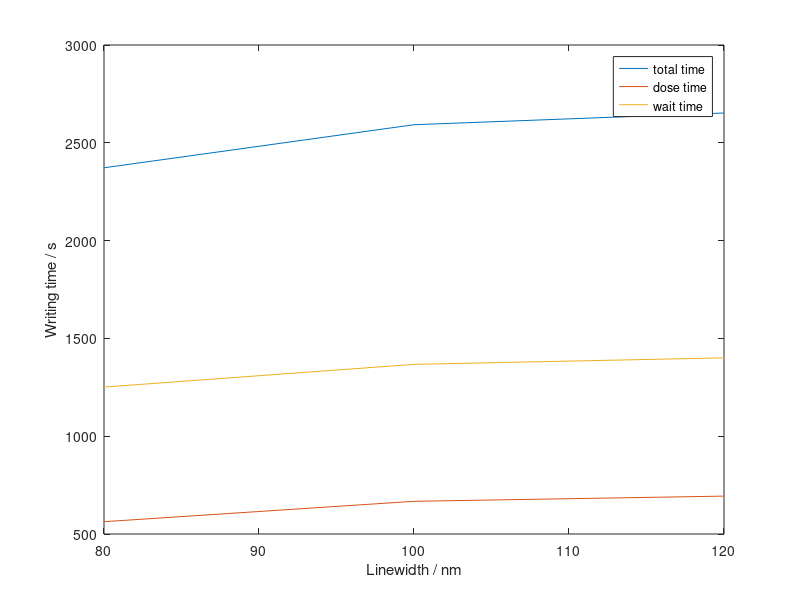

MATLAB code to generate this figure: (Note: this script raises an error after producing the figure.)
LW = [80 100 120];
dTime = [844.41/1.5 867.34/1.3 763.12/1.1]; % dose time
wTime = [1251.28 1367.29 1400.62]; % wait time +data transfer
sTime = 558; % stage time
totTime = dTime+wTime+sTime;
figure;
plot(LW, totTime); hold on;
plot(LW,dTime);
plot(LW,wTime)
xlabel('Linewidth / nm');
ylabel('Writing time / s');
legend(["total time";"dose time";"wait time"]);

LW1 = [80 100 120];% 140 160]
w1Time = [1251.28 1367.29 1400.62];% 1420 1435]; % wait time +data transfer
% myfittype = fittype('a + b*log(1+c*x)','dependent',{'y'},'independent',{'x'},'coefficients',{'a','b','c'})
myfittype = fittype('smoothingspline')

myfit = fit(LW1',w1Time',myfittype)
figure;
plot(myfit,LW1,w1Time)
%%

ddtime = 512*5*10^-3*LW*400*10^-6/(100^2)/(4*10^-9)

myfittype = fittype('smoothingspline')
myfit1 = fit(LW',dTime',myfittype)
figure;
plot(myfit1,LW,dTime)
